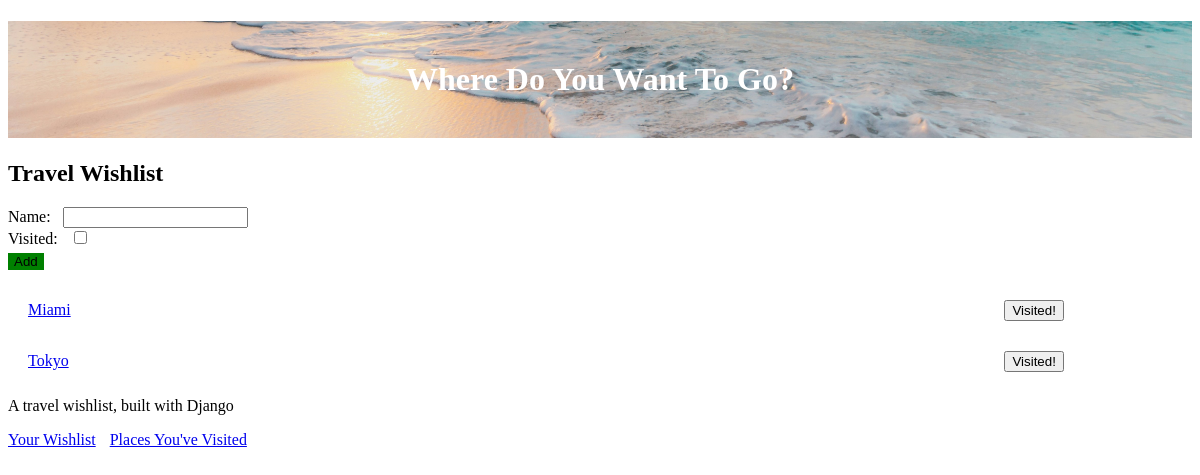
The app's page / (signed in), older data.
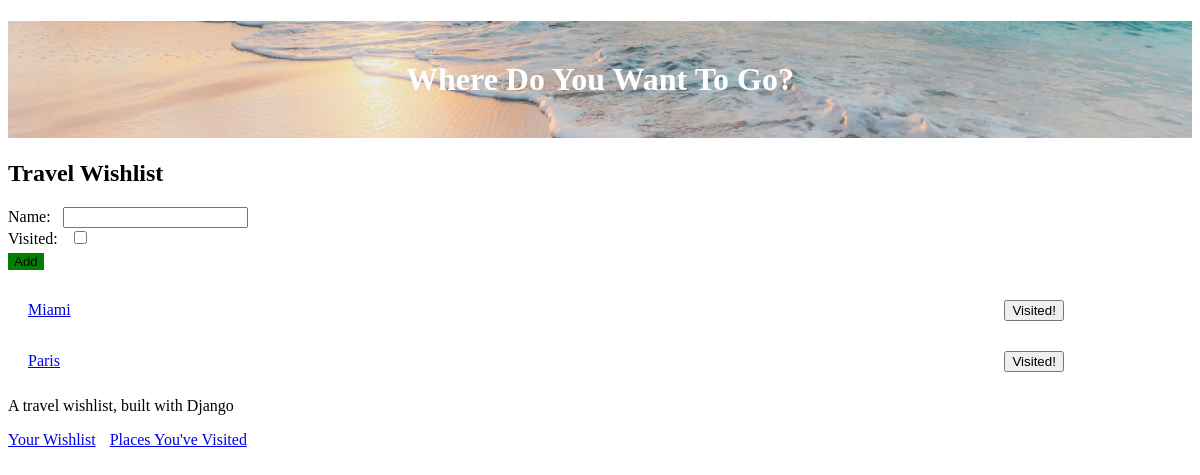
The same page, newer data.
### travel_wishlist/models.py (models this page shows, shortened)
class Place(models.Model):
    user = models.ForeignKey('auth.User', null=False, on_delete=models.CASCADE)
    name = models.CharField(max_length=200)
    visited = models.BooleanField(default=False)
    notes = models.TextField(blank=True, null=True)
    date_visited = models.DateField(blank=True, null=True)
    photo = models.ImageField(upload_to='user_images/', blank=True, null=True)

### travel_wishlist/views.py (the view, shortened to what this page needs)
# urls.py: path('', views.place_list, name='place_list'),
@login_required
def place_list(request):
    places = Place.objects.filter(user=request.user).filter(visited=False).order_by('name')
    new_place_form = NewPlaceForm()
    return render(request, 'travel_wishlist/wishlist.html', {'places': places, 'new_place_form': new_place_form})

### travel_wishlist/forms.py
class NewPlaceForm(forms.ModelForm):
    class Meta:
        model = Place
        fields = ('name', 'visited')

### travel_wishlist/templates/travel_wishlist/wishlist.html (shortened to what this page needs)
{% extends 'travel_wishlist/base.html' %}
{% block content %}
<h2>Travel Wishlist</h2>
<form method="POST" action="{% url 'place_list' %}">
    {{ new_place_form }}
    <button id="add-new-place" type="submit">Add</button>
</form>
{% for place in places %}
<div class="wishlist-place">
    <span id="place-name-{{ place.pk }}" class="place-name">
        <a href="{% url 'place_details' place.pk %}">{{ place.name }}</a>
    </span>
    <form class="visited-form" method="POST" action="{% url 'place_was_visited' place.pk %}">
        <button>Visited!</button>
     </form>
</div>
{% empty %}
<p>You have no places in your wishlist.</p>
{% endfor %}
{% endblock %}

Row changes from the older to the newer data that the page shows:
no longer on this page (row edited): Place: name "Tokyo"
added Place: name "Paris"
